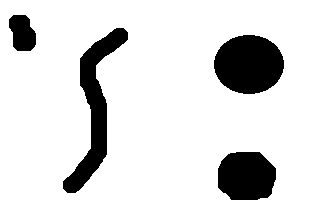
#> input picture sandbox/blob3.png, 320 x 200 px
$ python blobs.py
#> lines starting #> are read from the running program, lines starting #| are printed output that depends on the picture; after the words box and inside, x2 and y2 are one past the last pixel; in counts of white or black regions, pixels touching at a corner belong together
import math

import cv2
import numpy as np

image = cv2.imread('blob3.png')
#> image is the input picture: shape (200, 320, 3); 85.1% white; 4 black regions, box (x1, y1, x2, y2) and area: (214, 35, 284, 94) 3246, (63, 28, 128, 193) 3170, (218, 152, 276, 200) 2364, (9, 15, 36, 51) 754
bw = cv2.cvtColor(image, cv2.COLOR_BGR2GRAY)
#> bw: shape (200, 320); 85.1% white; 4 black regions

def get_box_ratio(box):
    a, b, c, d = box
    a1, a2 = a
    b1, b2 = b
    c1, c2 = c
    dist_1 = math.sqrt((a1 - b1) ** 2 + (a2 - b2) ** 2 )
    dist_2 = math.sqrt((c1 - b1) ** 2 + (c2 - b2) ** 2 )
    return max(dist_1/dist_2, dist_2/dist_1)

contours, _ = cv2.findContours(bw, cv2.RETR_CCOMP, cv2.CHAIN_APPROX_SIMPLE)
#> contours = 4 contours; box (x1, y1, x2, y2) and area: (0, 0, 320, 200) 61064, (62, 27, 129, 194) 3350, (213, 34, 285, 95) 3338, (8, 14, 37, 52) 802
rectangles = list(map(cv2.minAreaRect, contours))
#> rectangles = [((159.5, 99.5), (199, 319), -90), ((248.5, 64), (60, 71), -90), ((92.36, 109.5), (173.4, 44.79), -79.65), ((22, 32.5), (37, 28), -90)]
boxes = list(map(cv2.boxPoints, rectangles))
#> boxes = [[[319, 199], [-6.09e-15, 199], [0, 0], [319, 0]], [[284, 94], [213, 94], [213, 34], [284, 34]], [[98.82, 198.8], [54.76, 190.8], [85.9, 20.22], [130, 28.27]], [[36, 51], [8, 51], [8, 14], [36, 14]]]
boxes = list(map(np.int0, boxes))
#> boxes = [[[319, 199], [0, 199], [0, 0], [319, 0]], [[284, 94], [213, 94], [213, 34], [284, 34]], [[98, 198], [54, 190], [85, 20], [129, 28]], [[36, 51], [8, 51], [8, 14], [36, 14]]]
boxes = sorted(boxes, key=get_box_ratio, reverse=True)
#> in get_box_ratio, `a, b, c, d = box`: a = [319, 199]; b = [0, 199]; c = [0, 0]; d = [319, 0]
#> in get_box_ratio, `a1, a2 = a`: a1 = 319; a2 = 199
#> in get_box_ratio, `b1, b2 = b`: b1 = 0; b2 = 199
#> in get_box_ratio, `c1, c2 = c`: c1 = 0
#> in get_box_ratio, `dist_1 = math.sqrt((a1 - b1) ** 2 + (a2 - b2) ** 2 )`: dist_1 = 319
#> in get_box_ratio, `dist_2 = math.sqrt((c1 - b1) ** 2 + (c2 - b2) ** 2 )`: dist_2 = 199
#> boxes = [[[98, 198], [54, 190], [85, 20], [129, 28]], [[319, 199], [0, 199], [0, 0], [319, 0]], [[36, 51], [8, 51], [8, 14], [36, 14]], [[284, 94], [213, 94], [213, 34], [284, 34]]]

for box in boxes:
    cv2.drawContours(image, [box], 0, (0, 0, 200), 2)
    break
#> this loop made 1 pass
#> box on pass 1: [[98, 198], [54, 190], [85, 20], [129, 28]]
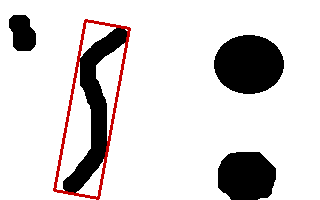
#> image: shape (200, 320, 3); 1.98% of pixels changed, all inside (x1, y1, x2, y2) = (53, 19, 131, 200)

cv2.imshow("hi", image)
cv2.waitKey(0)
